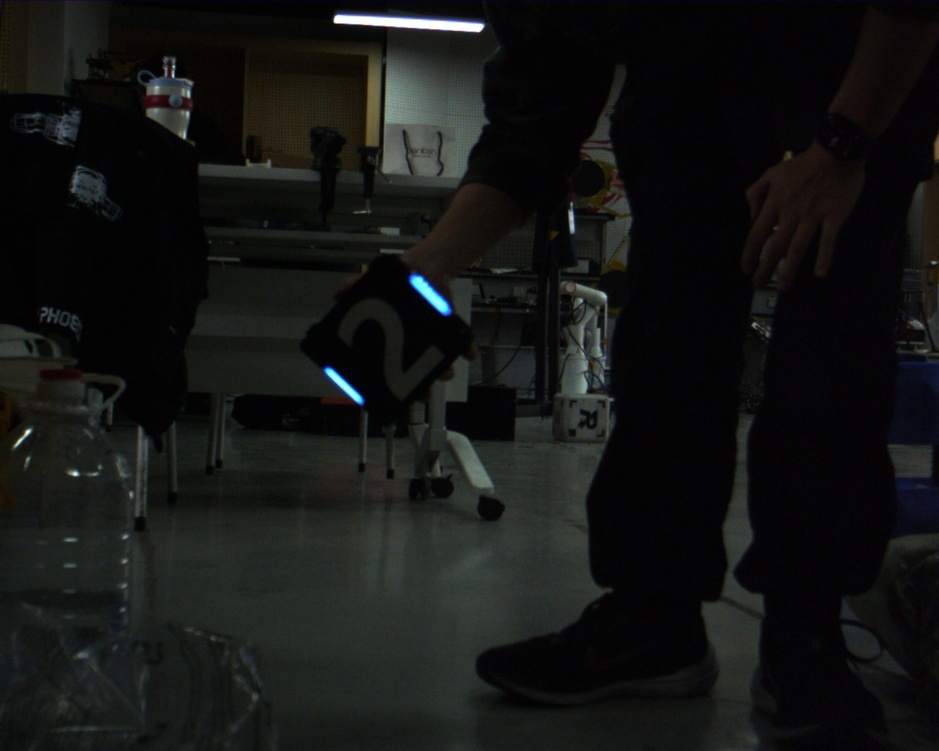
//> input picture data/armor/38.jpg, 939 x 751 px, shrunk from 1280 x 1024 before the run
$ ./armor_plate_identification   (built with g++ and OpenCV 4)
//> lines starting //> are read from the running program, lines starting //| are printed output that depends on the picture; after the words box and inside, x2 and y2 are one past the last pixel; in counts of white or black regions, pixels touching at a corner belong together
#include <iostream>
#include <opencv2/opencv.hpp>
//编译命令：g++ -o ../bin/armor_plate_identification armor_plate_identification.cpp `pkg-config --cflags --libs opencv4`

void drawRotatedRect(cv::Mat& image, const cv::RotatedRect& rotatedRect, const cv::Scalar& color, int thickness) {
    cv::Point2f vertices[4];
    rotatedRect.points(vertices);
    for (int j = 0; j < 4; j++) {
        cv::line(image, vertices[j], vertices[(j + 1) % 4], color, thickness);
    }
}

int main() {
    // Load the image
    cv::Mat image = cv::imread("../data/armor/38.jpg");
//> image is the input picture: 751 rows x 939 cols, CV_8UC3; mean B, G, R 20.4, 21.6, 20.3
    if (image.empty()) {
        std::cerr << "Could not open or find the image!" << std::endl;
        return -1;
    }
    cv::Mat hsvImage;
    cv::cvtColor(image, hsvImage, cv::COLOR_BGR2HSV);
//> hsvImage: 751 rows x 939 cols, CV_8UC3; mean H, S, V 70.3, 67.6, 23.4
    // Define the lower and upper bounds for the color of the armor plate
    //灯条为蓝白色，HSV空间中蓝色的范围大约是H: 100-140, S: 150-255, V: 50-255
    cv::Scalar lowerBound(100, 150, 50);
    cv::Scalar upperBound(140, 255, 255);
    // Create a mask based on the defined color range
    cv::Mat mask;
    cv::inRange(hsvImage, lowerBound, upperBound, mask);
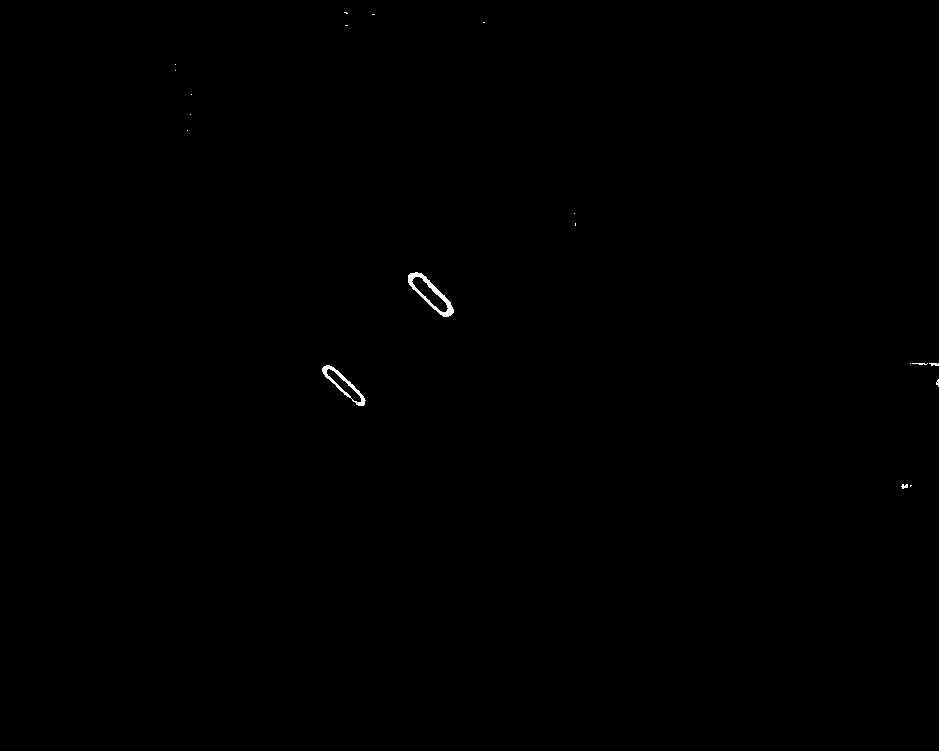
//> mask: 751 rows x 939 cols, CV_8UC1; 0.14% white; 19 white regions (14 under 20 px)
    // Find contours in the mask
    std::vector<std::vector<cv::Point>> contours;
    cv::findContours(mask, contours, cv::RETR_EXTERNAL, cv::CHAIN_APPROX_SIMPLE);
//> contours = 19 contours, 17 with area under 20; largest, box (x1, y1, x2, y2) and area: (408, 272, 454, 317) 856, (322, 365, 366, 406) 586
    // 使用rotatedRect来获取更准确的矩形框
    for (const auto& contour : contours) {
        if (cv::contourArea(contour) > 100) { // Filter small contours
            cv::RotatedRect rotatedBox = cv::minAreaRect(contour);
            //灯条为竖向矩形，即rotated的角度的绝对值大于30度,且宽高比在一定范围内
            double aspectRatio = std::max(rotatedBox.size.width, rotatedBox.size.height) / std::min(rotatedBox.size.width, rotatedBox.size.height);
            if (std::abs(rotatedBox.angle) > 30 && aspectRatio > 2) { // Filter based on the angle of the rectangle
                drawRotatedRect(image, rotatedBox, cv::Scalar(0, 255, 0), 2);
            }
        }
    }
//> this loop made 19 passes
//> (rotatedBox, aspectRatio) on passes 4, 8: (centre (343.9, 385), size (12.9, 55.3), angle -46.7, 4.29), (centre (430.3, 293.8), size (17.7, 58), angle -45, 3.28)
//> contour on passes 1, 7, 9, 10, 11, 12: 3 Points (x, y): [910, 485], [910, 486], [911, 485], 1 Point (x, y): [910, 363], 2 Points (x, y): [575, 223], [575, 225], 1 Point (x, y): [574, 213], 1 Point (x, y): [187, 130], 1 Point (x, y): [190, 114]
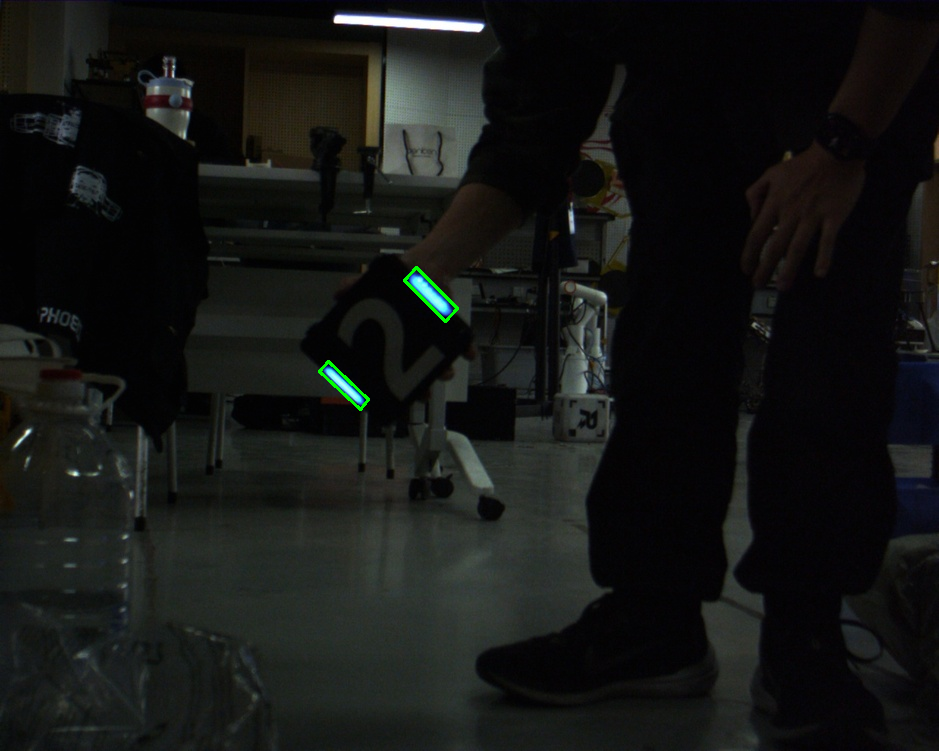
//> image: 751 rows x 939 cols, CV_8UC3; 0.13% of pixels changed, all inside (x1, y1, x2, y2) = (318, 266, 459, 411)
    // Display the result
    cv::imshow("Detected Armor Plates", image);
    cv::waitKey(0);
    return 0;
}

$ run again, with data/armor/109.jpg copied over data/armor/38.jpg
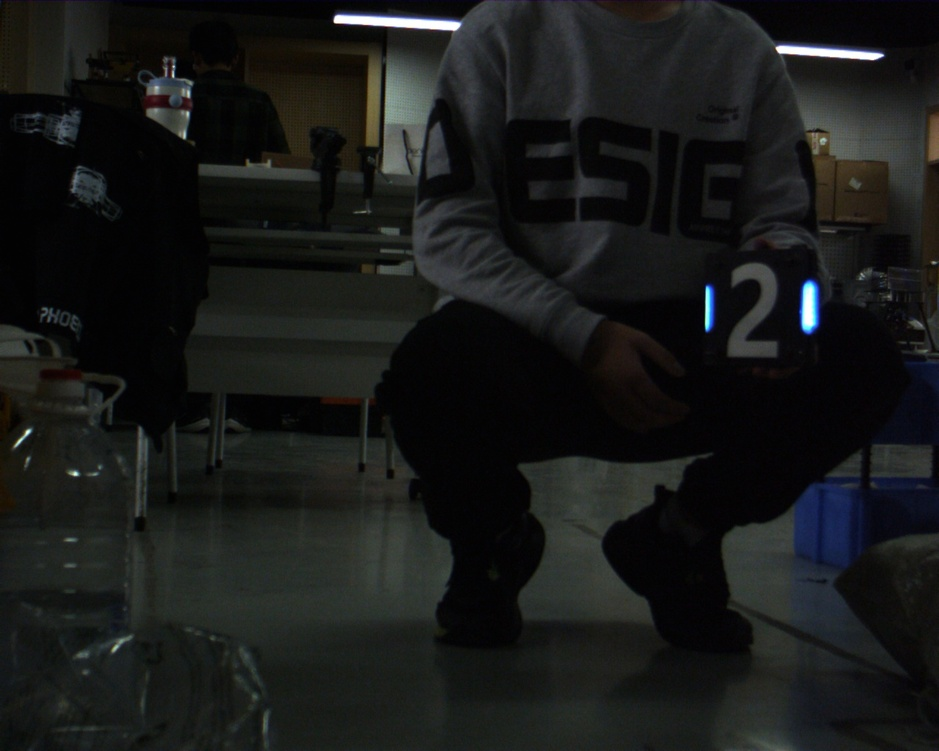
//> input picture data/armor/109.jpg, 939 x 751 px, shrunk from 1280 x 1024 before the run
//> image is the input picture: 751 rows x 939 cols, CV_8UC3; mean B, G, R 25, 25.9, 24.4
//> hsvImage: 751 rows x 939 cols, CV_8UC3; mean H, S, V 66.9, 55.8, 28
//> `cv::inRange(hsvImage, lowerBound, upperBound, mask);`:
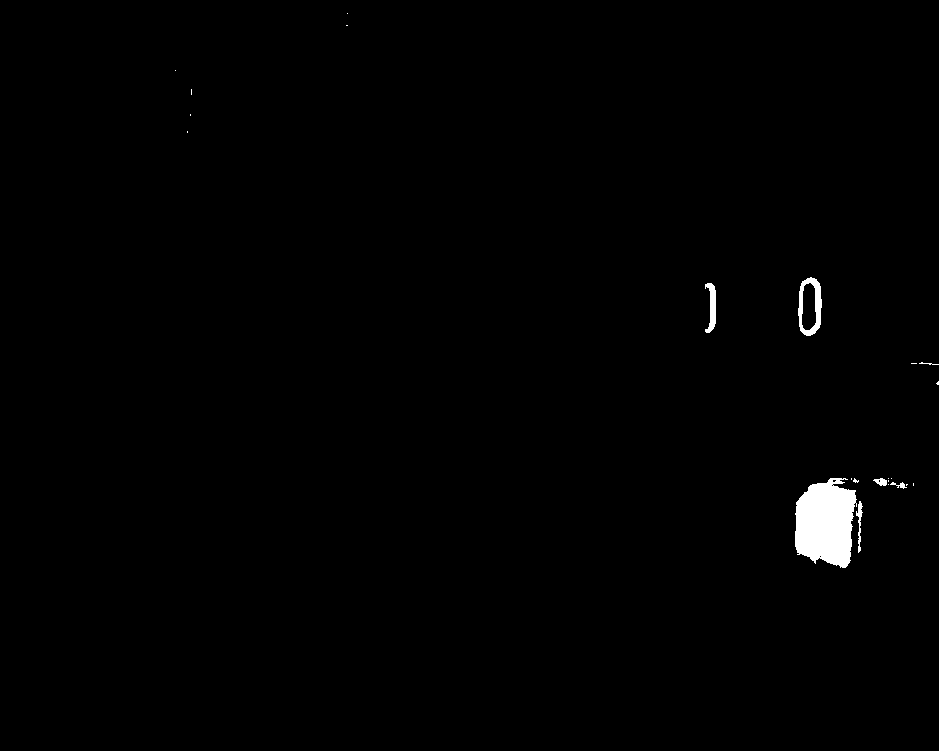
//> mask: 751 rows x 939 cols, CV_8UC1; 0.79% white; 23 white regions (16 under 20 px)
//> contours = 23 contours, 17 with area under 20; largest, box (x1, y1, x2, y2) and area: (795, 478, 857, 568) 4119, (798, 277, 822, 336) 1098, (705, 283, 716, 333) 258, (856, 501, 863, 553) 90, (873, 478, 887, 486) 58, (890, 482, 907, 489) 27
//> the loop `for (const auto& contour : contours)` made 23 passes
//> (rotatedBox, aspectRatio) on passes 12, 16, 17: (centre (824.2, 520.5), size (89, 60.1), angle -83.7, 1.48), (centre (710, 307.5), size (49, 10), angle -90, 4.9), (centre (809.6, 306.1), size (58.2, 22.9), angle -86.6, 2.54)
//> after the loop `for (const auto& contour : contours)`:
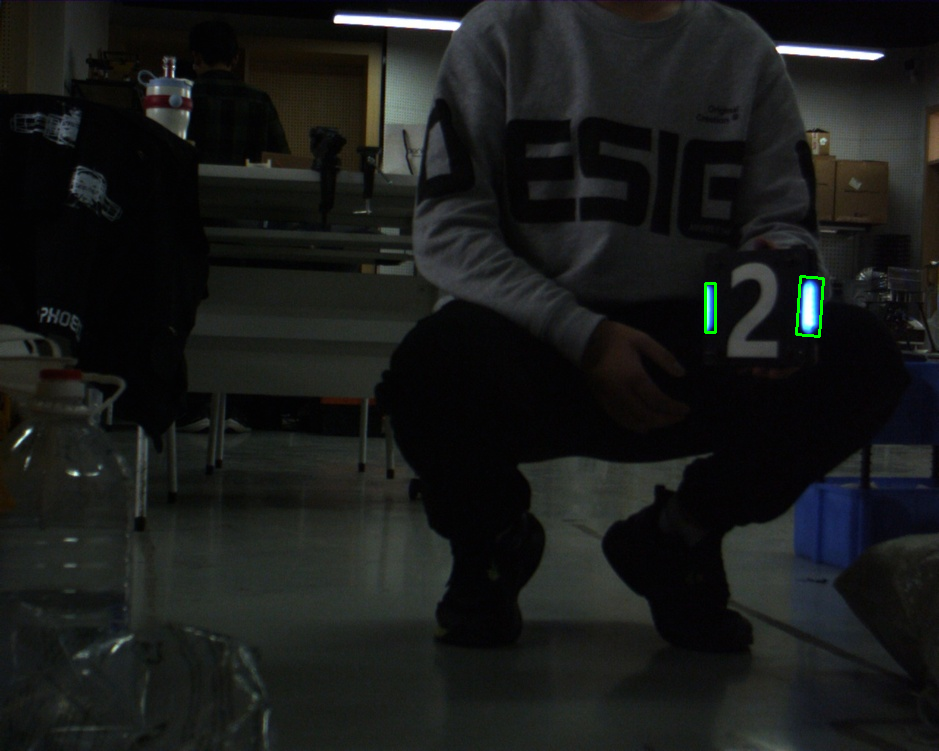
//> image: 751 rows x 939 cols, CV_8UC3; 0.12% of pixels changed, all inside (x1, y1, x2, y2) = (704, 275, 825, 338)

$ run again, with data/armor/15.jpg copied over data/armor/38.jpg
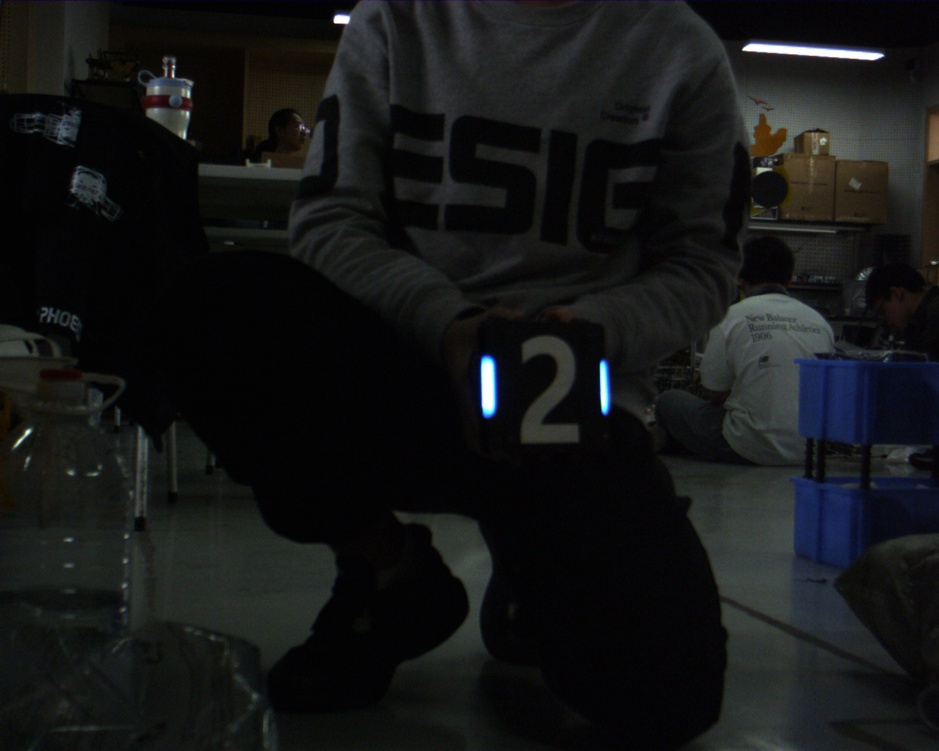
//> input picture data/armor/15.jpg, 939 x 751 px, shrunk from 1280 x 1024 before the run
//> image is the input picture: 751 rows x 939 cols, CV_8UC3; mean B, G, R 22.5, 22.3, 21
//> hsvImage: 751 rows x 939 cols, CV_8UC3; mean H, S, V 65.8, 56.5, 24.8
//> `cv::inRange(hsvImage, lowerBound, upperBound, mask);`:
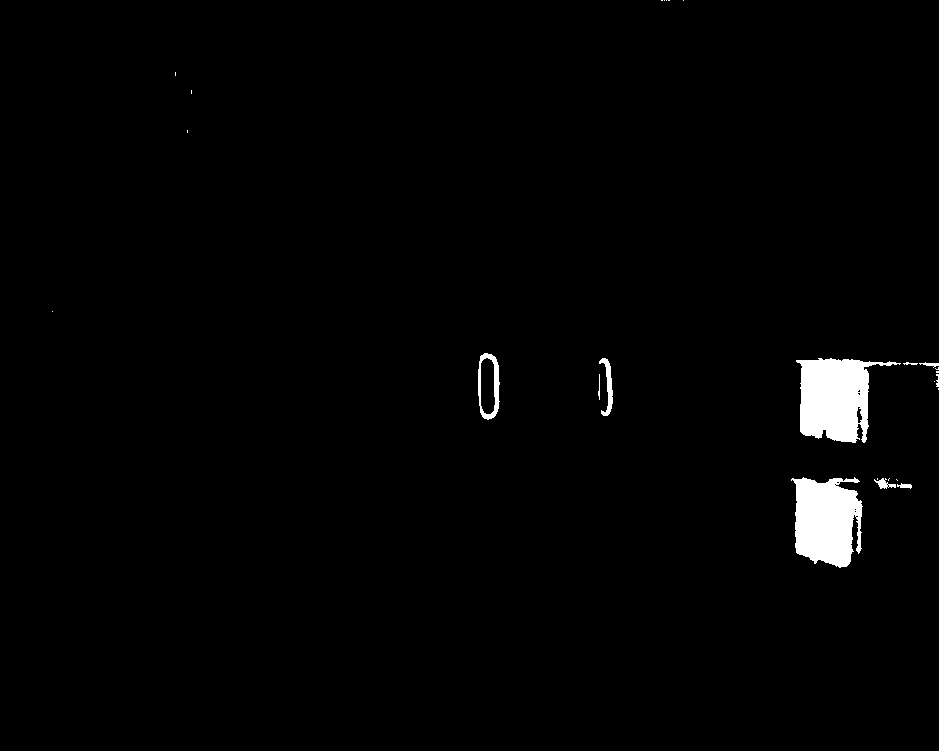
//> mask: 751 rows x 939 cols, CV_8UC1; 1.6% white; 26 white regions (16 under 20 px)
//> contours = 26 contours, 19 with area under 20; largest, box (x1, y1, x2, y2) and area: (796, 358, 901, 443) 5163, (791, 477, 863, 568) 4726, (478, 353, 500, 420) 1165, (599, 358, 613, 416) 252, (874, 478, 896, 489) 86, (897, 483, 912, 489) 36, (919, 362, 939, 368) 32
//> the loop `for (const auto& contour : contours)` made 26 passes
//> (rotatedBox, aspectRatio) on passes 6, 15, 16, 17: (centre (828.2, 521.6), size (69.3, 92), angle -3.4, 1.33), (centre (845.9, 400.2), size (82.9, 104), angle -86.9, 1.25), (centre (605.9, 386.4), size (11.9, 57.2), angle -2.3, 4.8), (centre (488.5, 386), size (66, 21), angle -90, 3.14)
//> after the loop `for (const auto& contour : contours)`:
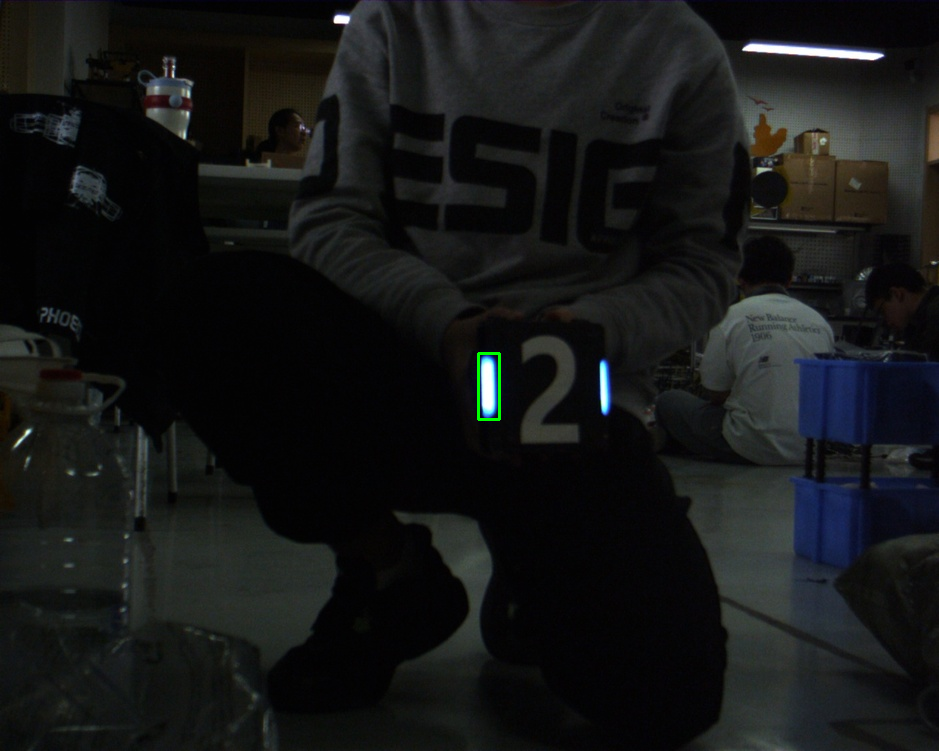
//> image: 751 rows x 939 cols, CV_8UC3; 0.07% of pixels changed, all inside (x1, y1, x2, y2) = (477, 352, 501, 421)
